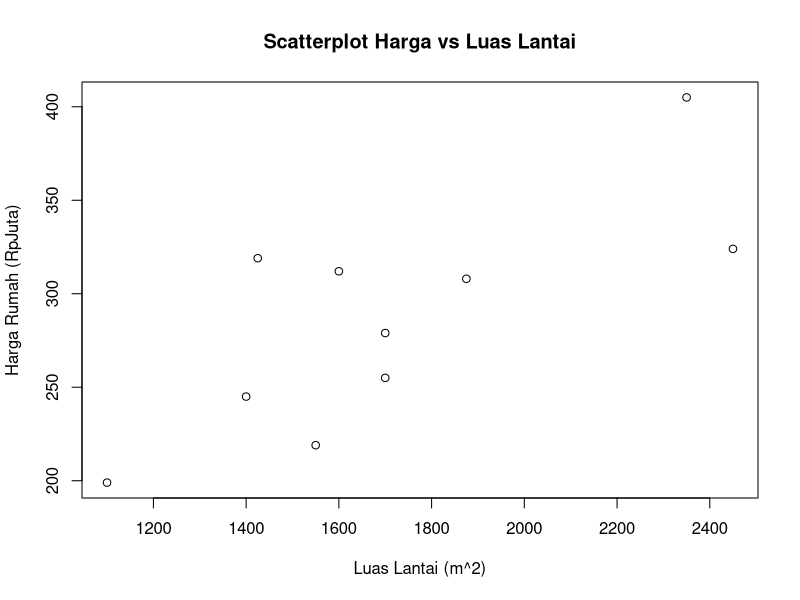
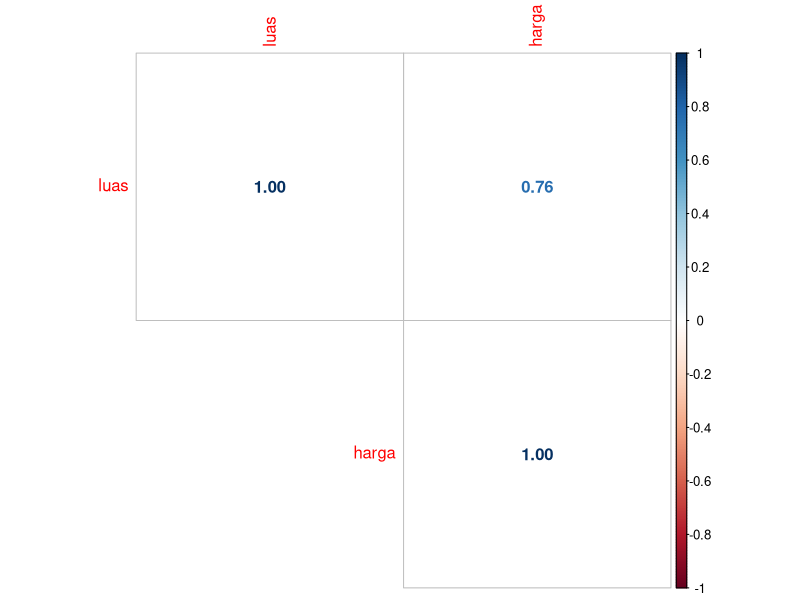
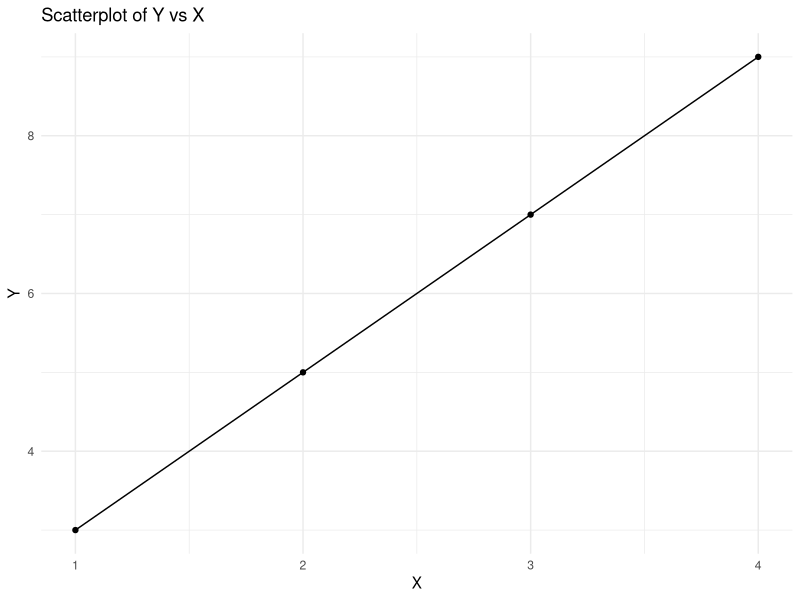
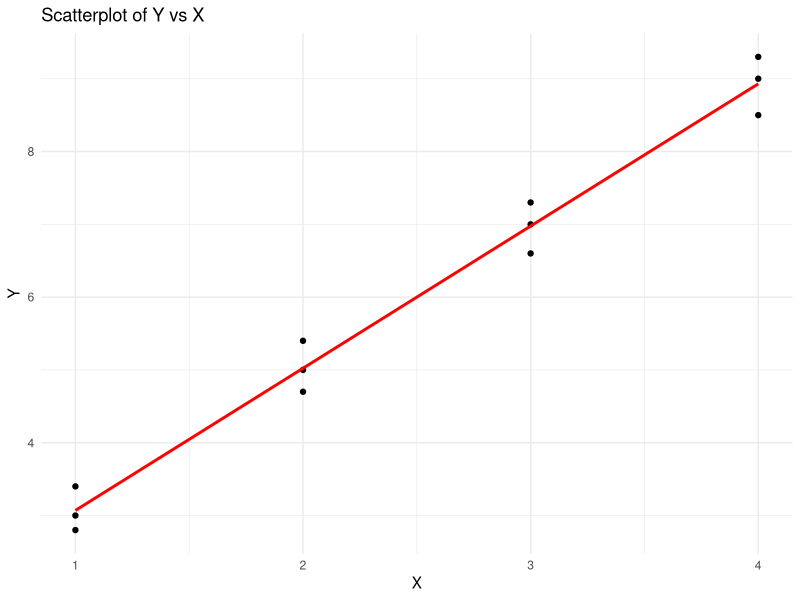
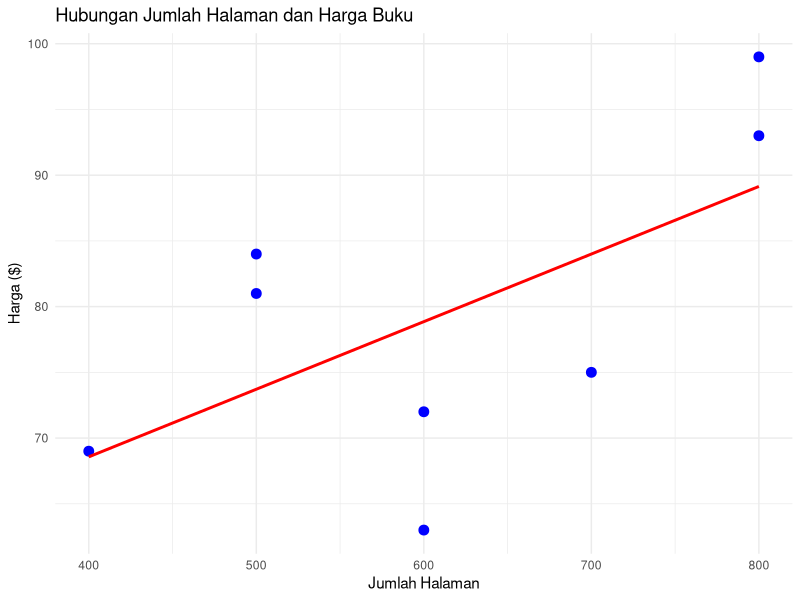

The R source for these figures, in order:
## ---- chunk 1
a <- c(2, 4)
b <- c("laki-laki", "perempuan")
## ---- chunk 2
#rep (pengulangan)
rep(a, 2)
rep(a, each = 2)

#seq (membuat suatu urutan)
seq(from = 3, to = 1)
seq(from = 1, to = 2, by = 0.5)

#is.vector (memeriksa suatu objek termasuk dalam vektor)
#as.vector (mengubah objek menjadi vektor)
#operator (+, -, /, ^, %, dll)
## ---- chunk 3
angka <- c(2, 3, 4, 1)
angka
names(angka) <- c("a", "b", "c", "d")
## ---- chunk 4
angka[2:3]
angka[c(1, 4)]
angka[angka < 2]
angka[-2]
## ---- chunk 5
Data <- matrix(c(1, 2, 1, 100, 102, 103), nrow = 2,
               ncol = 3, byrow = TRUE,
               dimnames = list(c("row1", "row2"), c("C.1", "C.2", "C.3")))
Data
## ---- chunk 6
#dim (mengetahui ukuran matriks)
#rbind (menggabungkan terhadap baris)
a <- c(2, 3, 4)
b <- c(1, 0, 1)
rbind(a, b)

#cbind (menggabungkan terhadap kolom)
a <- c(2, 3, 4)
b <- c(1, 0, 1)
cbind(a, b)
## ---- chunk 7
Data[1, 3]
Data[, 1]
Data[-1, -2]
## ---- chunk 8
#factor (Konversi & mengatur level serta label)
x <- c("apple", "banana", "apple", "orange")
factor_x <- factor(x, levels = c("apple", "banana", "orange"), labels = c("A", "B", "C"))
print(factor_x)
## ---- chunk 9
#as.factor (Konversi vektor menjadi faktor)
x <- c("apple", "banana", "apple", "orange")
factor_x <- as.factor(x)
print(factor_x)
## ---- chunk 10
#is.factor (Memeriksa data apakah faktor)
#Membuat vektor karakter
colors <- c("red", "green", "blue")

#Memeriksa apakah objek adalah faktor
is_colors_factor <- is.factor(colors)
print(is_colors_factor)
## ---- chunk 11
a <- c(2, 3, 4)
dt <- c("b", "a", "a")
Data <- matrix(c(1, 2, 1, 100, 102, 103), nrow = 2,
               ncol = 3, byrow = FALSE,
               dimnames = list(c("row1", "row2"), c("C.1", "C.2", "C.3")))
list(a, dt, Data)
## ---- chunk 12
dtf <- data.frame(Mahasiswa = c("Amir", "Budi", "Citra"), JK = c("L", "L", "P"))
dtf
dtf <- rbind(dtf, data.frame(Mahasiswa = "Intan", JK = "P"))
dtf

colnames(dtf) #untuk mengetahui nama-nama kolom
length(dtf) #untuk mengetahui jumlah kolom
dim(dtf) #untuk mengetahui jumlah dimensi
## ---- chunk 13
dtf[2] #atau dtf["JK] atau dtf$JK -> untuk mengakses semua elemen JK
dtf[1, ] #untuk mengakses baris ke-1 semua kolom
dtf[2, 1] <- "Bambang"
dtf

names(dtf)[1] <- "Nama" #mengganti nama kolom ke-1
## ---- chunk 14
#Input data
harga <- c(245, 312, 279, 308, 199, 219, 405, 324, 319, 255)
luas <- c(1400, 1600, 1700, 1875, 1100, 1550, 2350, 2450, 1425, 1700)

#Membuat Scatterplot
plot(x = luas, y = harga,
     main = "Scatterplot Harga vs Luas Lantai", xlab = "Luas Lantai (m^2)",
     ylab = "Harga Rumah (RpJuta)")
## ---- chunk 15
#Koefisien Korelasi
cor(luas, harga, method = "pearson")
## ---- chunk 16
#Matriks Korelasi
df <- data.frame(luas, harga)
korelasi <- cor(df)
korelasi
## ---- chunk 17
#install.packages("corrplot")
library(corrplot)
corrplot(corr = korelasi, method = "number", type = "upper")
## ---- chunk 18
#Uji Signifikansi Koefisien Korelasi
#Hipotesis H0: rho = 0 vs H1: rho ≠ 0
cor.test(x = luas, y = harga, alternative = "two.sided", method = "pearson", exact = NULL, conf.level = 0.95)
## ---- chunk 19
library(ggplot2)

# Data
data <- data.frame(
  X = c(1, 2, 3, 4),
  Y = c(3, 5, 7, 9)
)

# Scatterplot
ggplot(data, aes(x = X, y = Y)) +
  geom_point() +
  geom_line() +
  labs(
    x = "X",
    y = "Y",
    title = "Scatterplot of Y vs X"
  ) +
  theme_minimal()
## ---- chunk 20
data <- data.frame(
  X = c(1, 1, 1, 2, 2, 2, 3, 3, 3, 4, 4, 4),
  Y = c(3, 3.4, 2.8, 5, 5.4, 4.7, 7, 7.3, 6.6, 9, 9.3, 8.5)
)

# Scatterplot
ggplot(data, aes(x = X, y = Y)) +
  geom_point() +
  geom_smooth(method = "lm", se = FALSE, color = "red") +
  labs(
    x = "X",
    y = "Y",
    title = "Scatterplot of Y vs X"
  ) +
  theme_minimal()
## ---- chunk 21
#Data
buku <- data.frame(
  Book = c("Intro to History", "Basic Algebra", "Intro to Psyc", 
           "Intro to Sociology", "Bus. Mngt", "Intro to Biology",
           "Fund. of Jazz", "Princ. of Nursing"),
  Page = c(500, 700, 800, 600, 400, 500, 600, 800),
  Price = c(84, 75, 99, 72, 69, 81, 63, 93)
)
buku
## ---- chunk 22
#Scatterplot
ggplot(buku, aes(x = Page, y = Price)) +
  geom_point(color = "blue", size = 3) +
  geom_smooth(method = "lm", se = FALSE, color = "red") +
  labs(title = "Hubungan Jumlah Halaman dan Harga Buku",
       x = "Jumlah Halaman",
       y = "Harga ($)") +
  theme_minimal()
## ---- chunk 23
#Koefisien Korelasi
cor_coef <- cor(buku$Page, buku$Price, method = "pearson")
cat("Koefisien Korelasi Pearson =", round(cor_coef, 3))
## ---- chunk 24
#Uji Signifikansi Koefisien Korelasi
cor_test <- cor.test(buku$Page, buku$Price)
cat("Hasil Uji Korelasi:\n")
cat("t-value =", round(cor_test$statistic, 3), "\n")
cat("p-value =", format.pval(cor_test$p.value, eps = 0.001), "\n")
cat("Derajat Kebebasan (df) =", cor_test$parameter)
